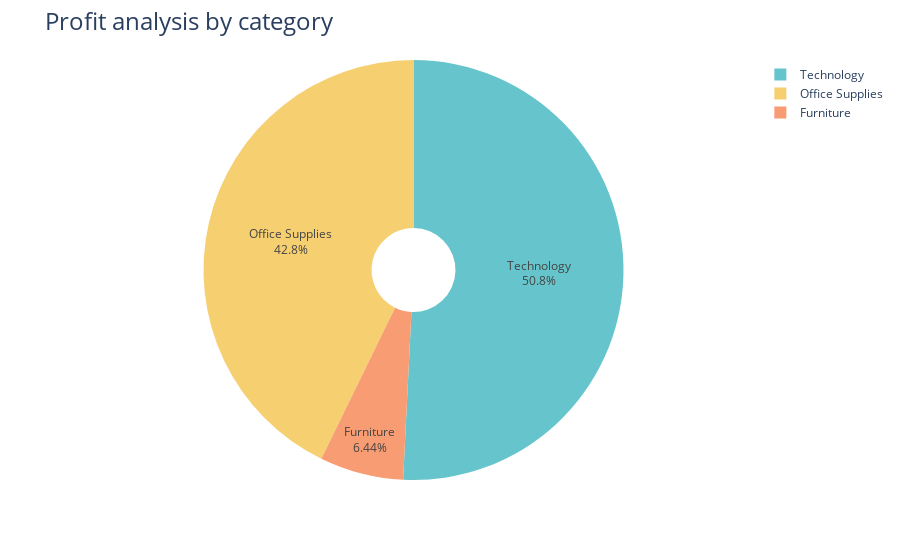

The code cell stored with this chart in its notebook:
### Code cell
fig = px.pie(Profit_by_category,
            values = 'Profit',
            names = 'Category',
            hole = 0.2,
            color_discrete_sequence = px.colors.qualitative.Pastel)
fig.update_traces(textposition = 'inside', textinfo = 'percent+label')
fig.update_layout(title_text = 'Profit analysis by category' , title_font = dict(size = 24))
fig.show()

### Figure 1 — Plotly figure (JSON) as saved in the notebook; plotly's stock layout.template omitted (floating-point values rounded to 4 significant figures)
{"data": [{"domain": {"x": [0, 1], "y": [0, 1]}, "hole": 0.2, "hovertemplate": "Category=%{label}<br>Profit=%{value}<extra></extra>", "labels": ["Furniture", "Office Supplies", "Technology"], "legendgroup": "", "name": "", "showlegend": true, "textinfo": "percent+label", "textposition": "inside", "type": "pie", "values": [18450.0, 122500.0, 145500.0]}], "layout": {"autosize": true, "legend": {"tracegroupgap": 0}, "margin": {"t": 60}, "piecolorway": ["rgb(102, 197, 204)", "rgb(246, 207, 113)", "rgb(248, 156, 116)", "rgb(220, 176, 242)", "rgb(135, 197, 95)", "rgb(158, 185, 243)", "rgb(254, 136, 177)", "rgb(201, 219, 116)", "rgb(139, 224, 164)", "rgb(180, 151, 231)", "rgb(179, 179, 179)"], "title": {"font": {"size": 24}, "text": "Profit analysis by category"}}}
